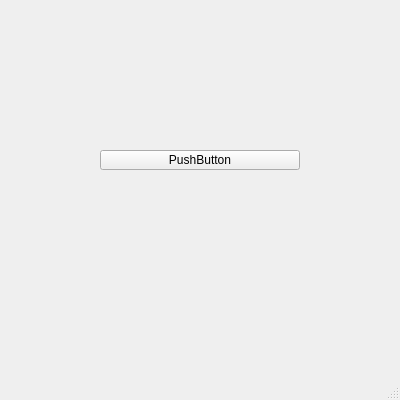
<?xml version="1.0" encoding="UTF-8"?>
<ui version="4.0">
 <class>MainWindow</class>
 <widget class="QMainWindow" name="MainWindow">
  <property name="geometry">
   <rect>
    <x>0</x>
    <y>0</y>
    <width>400</width>
    <height>400</height>
   </rect>
  </property>
  <property name="minimumSize">
   <size>
    <width>400</width>
    <height>400</height>
   </size>
  </property>
  <property name="maximumSize">
   <size>
    <width>400</width>
    <height>400</height>
   </size>
  </property>
  <property name="windowTitle">
   <string>MainWindow</string>
  </property>
  <widget class="QWidget" name="centralwidget">
   <widget class="QWidget" name="verticalLayoutWidget">
    <property name="geometry">
     <rect>
      <x>100</x>
      <y>0</y>
      <width>202</width>
      <height>321</height>
     </rect>
    </property>
    <layout class="QVBoxLayout" name="verticalLayout">
     <item>
      <widget class="QPushButton" name="btn">
       <property name="minimumSize">
        <size>
         <width>200</width>
         <height>20</height>
        </size>
       </property>
       <property name="maximumSize">
        <size>
         <width>200</width>
         <height>20</height>
        </size>
       </property>
       <property name="text">
        <string>PushButton</string>
       </property>
      </widget>
     </item>
    </layout>
   </widget>
  </widget>
  <widget class="QMenuBar" name="menubar">
   <property name="geometry">
    <rect>
     <x>0</x>
     <y>0</y>
     <width>400</width>
     <height>28</height>
    </rect>
   </property>
  </widget>
  <widget class="QStatusBar" name="statusbar"/>
 </widget>
 <resources/>
 <connections/>
</ui>
